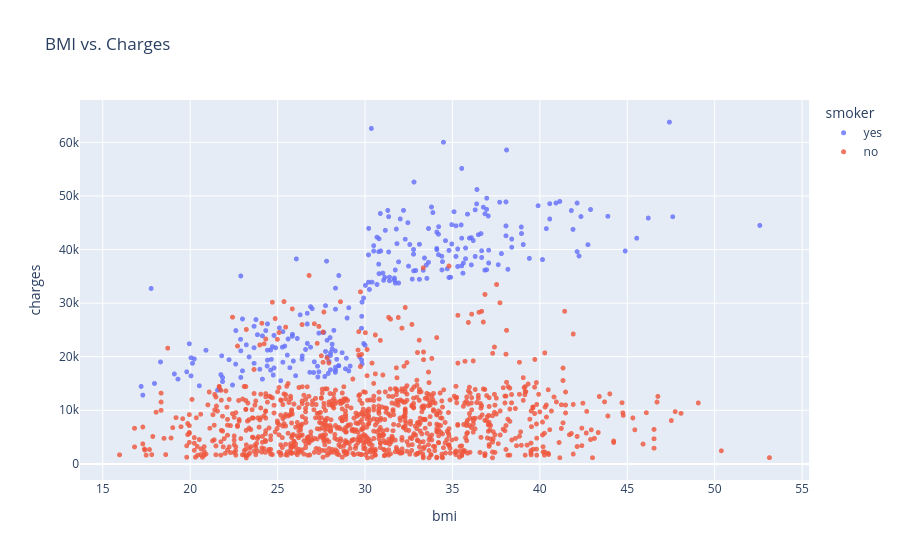

Source (notebook cell):
### Markdown cell above
1. The first and the largest cluster consists primary of presumably "healthy non-smokers" who have relatively low medical charges compared to others.

2. The second cluster contains a mix of smokers and non-smokers with medial issues and smokers without major medical issues

3. The final cluster consists exclusively of smokers, presumably smokers with major medical issues that are possibly related to or worsened by smoking

### Code cell
fig = px.scatter(medical_df,
                  x = 'bmi',
                  y='charges',
                  color='smoker',
                  opacity=0.8,
                  hover_data=['sex'],
                  title='BMI vs. Charges')
fig.update_traces(marker_size = 5)
fig.show()

### Figure 1 — Plotly figure (JSON) as saved in the notebook; plotly's stock layout.template omitted (floating-point values rounded to 4 significant figures; data arrays with more than 128 entries replaced by an {"elided": "..."} marker saying what was removed)
{"data": [{"customdata": {"elided": "274x1 str values"}, "hovertemplate": "smoker=yes<br>bmi=%{x}<br>charges=%{y}<br>sex=%{customdata[0]}<extra></extra>", "legendgroup": "yes", "marker": {"color": "#636efa", "opacity": 0.8, "size": 5, "symbol": "circle"}, "mode": "markers", "name": "yes", "showlegend": true, "type": "scattergl", "x": {"elided": "274 float values"}, "xaxis": "x", "y": {"elided": "274 float values"}, "yaxis": "y"}, {"customdata": {"elided": "1064x1 str values"}, "hovertemplate": "smoker=no<br>bmi=%{x}<br>charges=%{y}<br>sex=%{customdata[0]}<extra></extra>", "legendgroup": "no", "marker": {"color": "#EF553B", "opacity": 0.8, "size": 5, "symbol": "circle"}, "mode": "markers", "name": "no", "showlegend": true, "type": "scattergl", "x": {"elided": "1064 float values"}, "xaxis": "x", "y": {"elided": "1064 float values"}, "yaxis": "y"}], "layout": {"legend": {"title": {"text": "smoker"}, "tracegroupgap": 0}, "title": {"text": "BMI vs. Charges"}, "xaxis": {"anchor": "y", "domain": [0, 1], "title": {"text": "bmi"}}, "yaxis": {"anchor": "x", "domain": [0, 1], "title": {"text": "charges"}}}}
